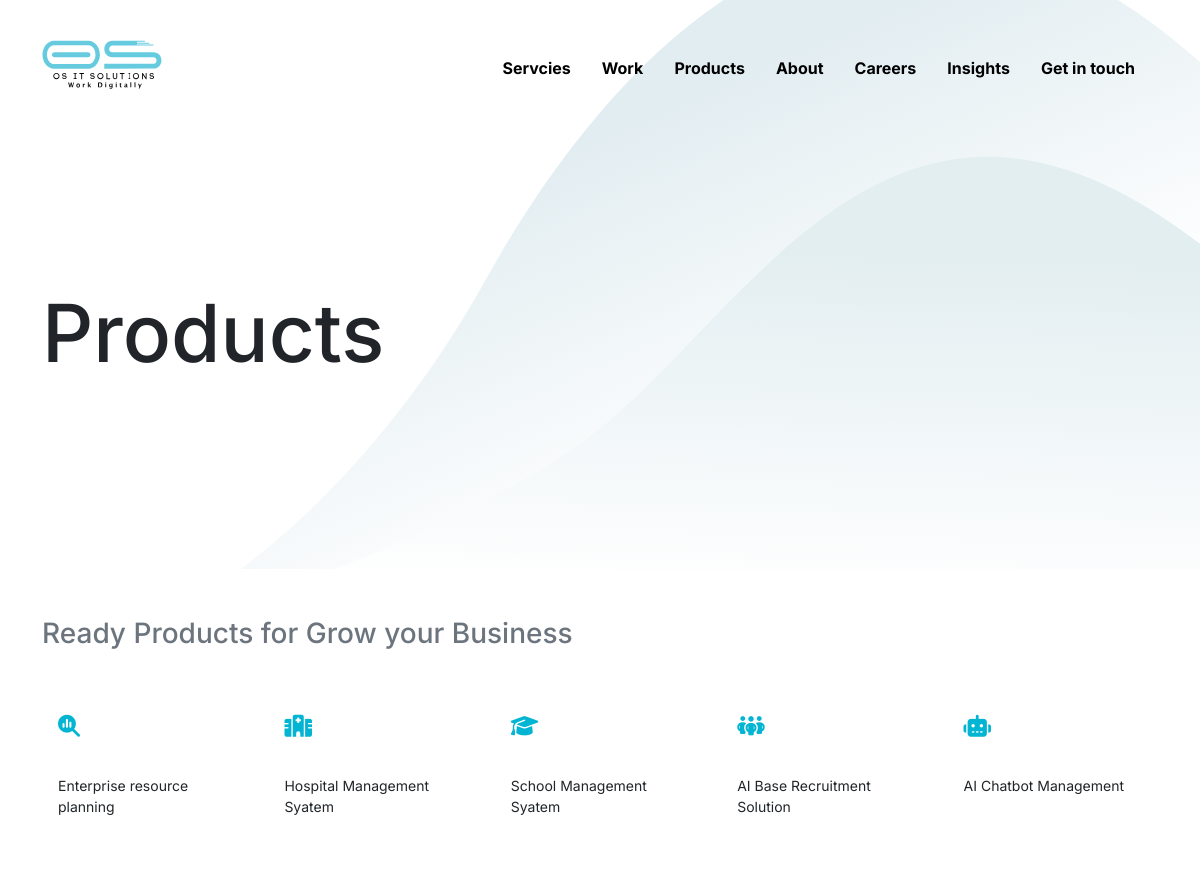
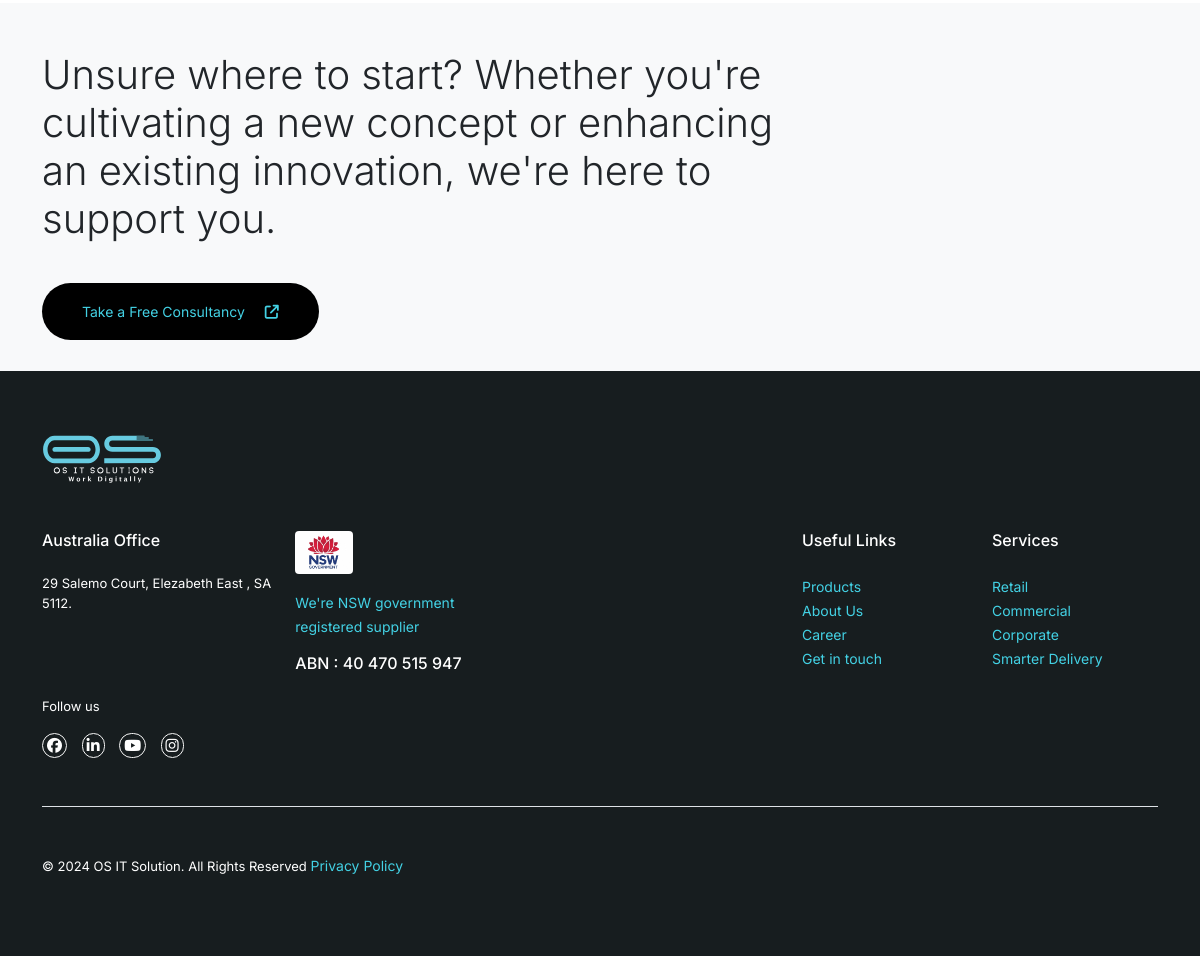
The app's page /product/ with its own data (2 pictures, top to bottom).
### Website_Settings/models.py (models this page shows, shortened)
class Background(models.Model):
    name = models.CharField(max_length=30)
    about_Page_Banner = models.FileField(upload_to='background/')
    error_Image = models.ImageField(upload_to='image/')

class Setting(models.Model):
    site_Name = models.CharField(max_length=30)
    logo = models.FileField(upload_to='logo/')
    logo_2 = models.FileField(upload_to='logo/')
    favicon = models.FileField(upload_to='favicon/')
    year = models.IntegerField()
    address = models.CharField(max_length=50)
    google_Map_Link = models.CharField(max_length=800)
    phone = models.CharField(max_length=20)
    email = models.EmailField(max_length=50)
    facebook = models.CharField(max_length=50)
    linkedin = models.CharField(max_length=50)
    youtube = models.CharField(max_length=50)
    instagram = models.CharField(max_length=50)
    abn = models.CharField(max_length=40)
    description = models.TextField()
    consultency = models.TextField()
    flash_News = models.TextField()

### Home_Page/models.py (models this page shows, shortened)
class Product(models.Model):
    title = models.CharField(max_length=50)
    icon_name = models.CharField(max_length=50)

### Home_Page/views.py (the view)
# urls.py: path('product/', views.ProductView.as_view(), name="product"),
class ProductView(TemplateView):
    template_name = "products.html"
    def get_context_data(self, **kwargs):
        context = super().get_context_data(**kwargs)
        context['products'] = Product.objects.all()
        return context

### Website_Settings/custom_context.py (called while the page is built)
def common_context(request):
    settings = Setting.objects.first()
    return {
        'settings': settings
    }

def image(request):
    backgrounds = Background.objects.last()
    return {
        'backgrounds': backgrounds
    }

### templates/products.html (shortened to what this page needs)
{% extends "base.html" %}
{% load static %}
{% block content %}
    <main class="flex-shrink-0">
        <header id="about-page-header" style="  background: rgba(51, 51, 51, 0.1) url({{backgrounds.about_Page_Banner.url}}); background-color: #ffffffff;background-repeat: no-repeat; background-size: cover; background-position: center center;max-width: 100%;">
            {% include 'navbar-2.html' %}
            <section class="container mt-4 pb-3">
                <br> <br><br>
                <h1 class="display-1">Products</h1>
                <br> <br><br>
            </section>
        </header>
        <section>
            <div class="container mt-5 mb-5">
                <h3 class="text-secondary mb-lg-5 mb-3">Ready Products for Grow your Business</h3>
                <div class="row row-cols-2 row-cols-lg-5 g-2 g-lg-3 products">
                    {% for product in products %}
                    <div class="col">
                        <div class="p-3 pb-0 rounded">
                            <i class="fa-solid fa-{{product.icon_name}}"></i>
                            <p>{{product.title}}</p>
                        </div>
                    </div>
                    {% endfor %}
                </div>
            </div>
        </section>
        {% include 'free-consultency.html' %}
    </main>
{% include 'footer.html' %}
{% endblock content %}

### templates/navbar-2.html (shortened to what this page needs)
<nav class="navbar navbar-expand-lg navbar-light p-0">
    <div class="container navbar-top-position">
        <span class=""><a href="{% url 'home' %}"><img id="web_logo" src="{{settings.logo_2.url}}"
                    alt=""></a></span>
        <div class="collapse navbar-collapse mt-2" id="navbarNavDropdown">
            <ul class="navbar-nav ms-auto">
                <li class="nav-item dropdown nav-option has-megamenu">
                    <a class="nav-link active about black-nav" href="{% url 'service' %}"
                        id="navbarDropdownMenuLink" role="button" data-bs-toggle="" aria-expanded="false">
                        Servcies </a>
                </li>
                <li class="nav-item nav-option">
                    <a class="nav-link active black-nav" href="{% url 'work' %}">Work</a>
                </li>
                <li class="nav-item nav-option">
                    <a class="nav-link active black-nav" href="{% url 'product' %}">Products</a>
                </li>
                <li class="nav-item nav-option">
                    <a class="nav-link active black-nav" href="{% url 'about' %}">About</a>
                </li>
                <li class="nav-item nav-option">
                    <a class="nav-link active black-nav" href="{% url 'career' %}">Careers</a>
                </li>
                <li class="nav-item nav-option">
                    <a class="nav-link active black-nav" href="{% url 'insights' %}">Insights</a>
                </li>
                <li class="nav-item nav-option">
                    <a class="nav-link active black-nav" href="{% url 'contact' %}">Get in touch</a>
                </li>
            </ul>
        </div>
    </div>
</nav>

### templates/free-consultency.html
<section class="bg-light pt-3 pt-lg-5 pb-5">
    <div class="container">
      <div class="row">
        <div class="col-12 col-md-8 col-lg-8">
          <h1 class="fw-light">
          {{settings.consultency}}
          </h1> <br> <br>
          <a class="free-consultancy-button" href="{% url 'contact' %}">Take a Free Consultancy <i
              class=" ps-3 fa-solid fa-arrow-up-right-from-square"></i></a>
        </div>
      </div>
    </div>
  </section>

### templates/footer.html
{% load static %}
<footer class="footer mt-auto py-3">
    <div class="container pt-3 pt-lg-5 pb-3 pb-lg-5">
      <img id="footer-logo" src="{{settings.logo.url}}" alt="">
      <div class="mt-3 mt-lg-5">
        <div class="row">
          <div class="col-12 col-md-6 col-lg-8">
            <div class="row">
              <div class="col-12 col-md-12 col-lg-4">
                <h6 class="pb-2 pb-lg-3">Australia Office</h6>
                <p class="footer-text">{{settings.address}}.</p>
              </div>
              <div class="col-12 col-md-12 col-lg-4">
                <img class="w-25 rounded" src="{% static 'asset/images/icons/354_nsw.jpg' %}" alt="">
                <p class="pt-3"><a target="_blank" href="https://buy.nsw.gov.au/supplier/profile/139345">We're NSW
                    government registered supplier</a></p>
                <h6 class="pb-2 pb-lg-3">ABN : {{settings.abn}}</h6>
              </div>
              <div class="col-12 col-md-12 col-lg-4">
              </div>
            </div>
          </div>
          <div class="col-12 col-md-3 col-lg-2">
            <h6 class="pb-2 pb-lg-3">Useful Links</h6>
            <div>
              <a href="{% url 'product' %}">Products</a> <br>
              <a href="{% url 'about' %}">About Us</a> <br>
              <a href="{% url 'career' %}">Career</a> <br>
              <a href="{% url 'contact' %}">Get in touch</a>
            </div>
          </div>
          <div class="col-12 col-md-3 col-lg-2">
            <h6 class="pb-2 pb-lg-3">Services</h6>
            <div>
              <a href="">Retail</a> <br>
              <a href="">Commercial</a> <br>
              <a href="">Corporate</a> <br>
              <a href="">Smarter Delivery</a>
            </div>
          </div>
        </div>
        <div class="">
          <p class="footer-text">Follow us</p>
          <a href="https://{{settings.facebook}}"><i class="fa-brands fa-facebook footer-social"></i></a>
          <a href="https://{{settings.linkedin}}"><i class="fa-brands fa-linkedin-in footer-social"></i></a>
          <a href="https://{{settings.youtube}}"><i class="fa-brands fa-youtube footer-social"></i></a>
          <a href="https://{{settings.instagram}}"><i class="fa-brands fa-instagram footer-social"></i></a>
        </div>
      </div>
      <div class="mt-3 mt-lg-5 border-top border-1">
        <p class="footer-text pt-3 pt-lg-5">
          &copy;
          {{settings.year}} {{settings.site_Name}}. All Rights Reserved <a
            class="policy" href="">Privacy Policy</a>
        </p>
      </div>
    </div>
  </footer>

### static/asset/css/style.css (style rules this page uses)
body { font-family: 'Inter', sans-serif !important; background-color: none !important; }
a { text-decoration: none; font-size: 14px; color: #43d1e4; transition: .3s; }
ul { list-style-type: disc; }
li { font-size: 14px; }
#web_logo { width: 120px; }
.nav-option { margin-right: 15px; }
.active { transition: 0.3s; }
.nav-link { font-weight: 700; font-size: 16px; color: rgb(255, 255, 255) !important; }
.black-nav { font-weight: 700; font-size: 16px; color: rgb(0, 0, 0) !important; }
@media (min-width: 1024px) { .navbar-top-position { padding-top: 40px; } }
@media all and (min-width: 992px) { .navbar .has-megamenu { position: static !important; } }
.free-consultancy-button { border: 0px; padding: 20px 40px; background-color: black; border-radius: 50px; }
ul { list-style-type: none; }
#about-page-header { background: rgba(51, 51, 51, 0.1) url(../images/bg.svg); background-color: #ffffffff; background-repeat: no-repeat; background-size: cover; background-position: center center; max-width: 100%; }
.products i { font-size: 22px; color: #03b5d2; }
.products p { font-size: 14px; padding-top: 35px; }
.display-1 { margin-top: 100px; margin-bottom: 100px; font-weight: 500; }
footer { background-color: #171d1f; color: #ffffffff; }
#footer-logo { width: 120px; }
.footer-text { font-size: 13px; }
.footer-social { margin-right: 10px; font-size: 15px; color: #ffffffff; border: 1px solid whitesmoke; padding: 4px; border-radius: 50px; }

### records on screen
Background: about_Page_Banner (picture)
Setting: logo_2 (picture), consultency "Unsure where to start? Whether you're cultivating a new concept or enhancing an existing innovation, we're here to support you.", logo (picture), address "29 Salemo Court, Elezabeth East , SA 5112", abn "40 470 515 947", year "2024", site_Name "OS IT Solution"
Product: title "Enterprise resource planning"
Product: title "Hospital Management Syatem"
Product: title "School Management Syatem"
Product: title "AI Base Recruitment Solution"
Product: title "AI Chatbot Management"
